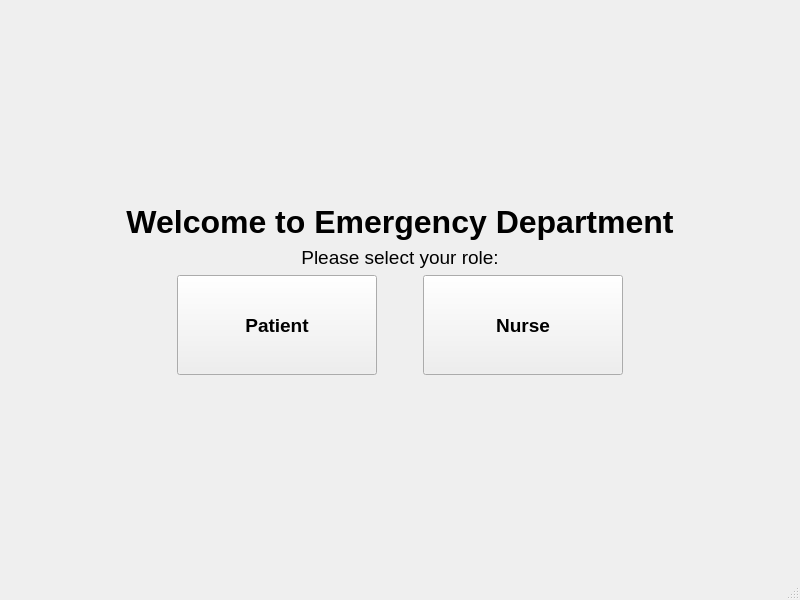
<?xml version="1.0" encoding="UTF-8"?>
<ui version="4.0">
 <class>MainWindow</class>
 <widget class="QMainWindow" name="MainWindow">
  <property name="geometry">
   <rect>
    <x>0</x>
    <y>0</y>
    <width>800</width>
    <height>600</height>
   </rect>
  </property>
  <property name="windowTitle">
   <string>Emergency Department System</string>
  </property>
  <widget class="QWidget" name="centralwidget">
   <layout class="QVBoxLayout" name="verticalLayout">
    <item>
     <spacer name="verticalSpacer">
      <property name="orientation">
       <enum>Qt::Vertical</enum>
      </property>
      <property name="sizeHint" stdset="0">
       <size>
        <width>20</width>
        <height>40</height>
       </size>
      </property>
     </spacer>
    </item>
    <item>
     <widget class="QLabel" name="welcomeLabel">
      <property name="font">
       <font>
        <pointsize>24</pointsize>
        <bold>true</bold>
       </font>
      </property>
      <property name="text">
       <string>Welcome to Emergency Department</string>
      </property>
      <property name="alignment">
       <set>Qt::AlignCenter</set>
      </property>
     </widget>
    </item>
    <item>
     <widget class="QLabel" name="subtitleLabel">
      <property name="font">
       <font>
        <pointsize>14</pointsize>
       </font>
      </property>
      <property name="text">
       <string>Please select your role:</string>
      </property>
      <property name="alignment">
       <set>Qt::AlignCenter</set>
      </property>
     </widget>
    </item>
    <item>
     <layout class="QHBoxLayout" name="horizontalLayout">
      <item>
       <spacer name="horizontalSpacer">
        <property name="orientation">
         <enum>Qt::Horizontal</enum>
        </property>
        <property name="sizeHint" stdset="0">
         <size>
          <width>40</width>
          <height>20</height>
         </size>
        </property>
       </spacer>
      </item>
      <item>
       <widget class="QPushButton" name="patientButton">
        <property name="minimumSize">
         <size>
          <width>200</width>
          <height>100</height>
         </size>
        </property>
        <property name="font">
         <font>
          <pointsize>14</pointsize>
          <bold>true</bold>
         </font>
        </property>
        <property name="text">
         <string>Patient</string>
        </property>
       </widget>
      </item>
      <item>
       <spacer name="horizontalSpacer_3">
        <property name="orientation">
         <enum>Qt::Horizontal</enum>
        </property>
        <property name="sizeType">
         <enum>QSizePolicy::Fixed</enum>
        </property>
        <property name="sizeHint" stdset="0">
         <size>
          <width>40</width>
          <height>20</height>
         </size>
        </property>
       </spacer>
      </item>
      <item>
       <widget class="QPushButton" name="nurseButton">
        <property name="minimumSize">
         <size>
          <width>200</width>
          <height>100</height>
         </size>
        </property>
        <property name="font">
         <font>
          <pointsize>14</pointsize>
          <bold>true</bold>
         </font>
        </property>
        <property name="text">
         <string>Nurse</string>
        </property>
       </widget>
      </item>
      <item>
       <spacer name="horizontalSpacer_2">
        <property name="orientation">
         <enum>Qt::Horizontal</enum>
        </property>
        <property name="sizeHint" stdset="0">
         <size>
          <width>40</width>
          <height>20</height>
         </size>
        </property>
       </spacer>
      </item>
     </layout>
    </item>
    <item>
     <spacer name="verticalSpacer_2">
      <property name="orientation">
       <enum>Qt::Vertical</enum>
      </property>
      <property name="sizeHint" stdset="0">
       <size>
        <width>20</width>
        <height>40</height>
       </size>
      </property>
     </spacer>
    </item>
   </layout>
  </widget>
  <widget class="QStatusBar" name="statusbar"/>
 </widget>
 <resources/>
 <connections/>
</ui>
